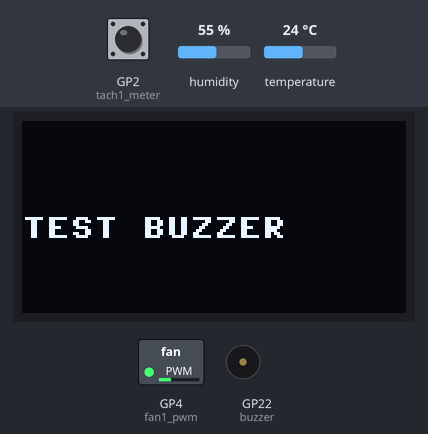
This program was run on a simulated Raspberry Pi Pico running MicroPython. Parts: 128×64 one-colour display, switched loads named in the program (green lamp = pin HIGH), buzzer (waves = sounding, pin HIGH). The test bench sets the inputs (shaded band); at power-on: GP2 (tach1_meter) HIGH, humidity 55 %, temperature 24 °C. What the program prints to the serial console is not drawn.

Above: at 1.1 s.
At 3.1 s:
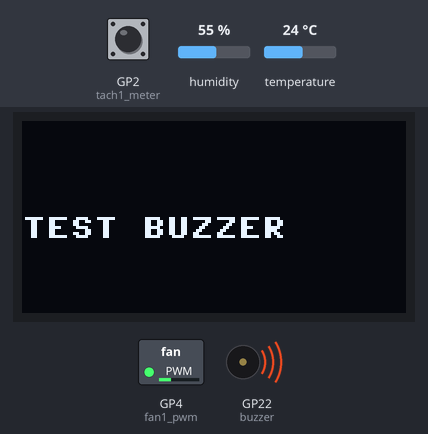
At 4.2 s:
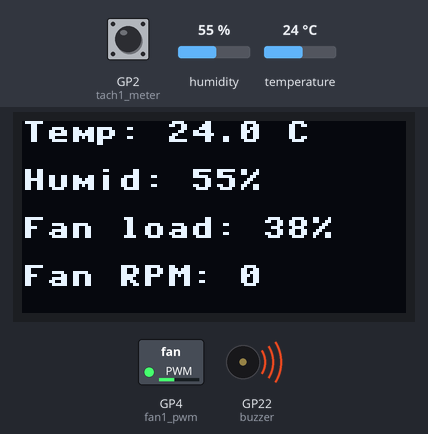
Timing chart, 0 to 5.7 s (numbered marks = the images above):
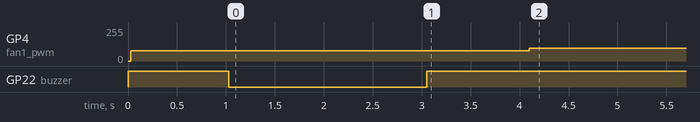

Measured:
- by itself, GP4 (fan1_pwm): 76/255 → 96/255 at 4.1 s
- what the display in image 0 shows lasts 3.0 s, from 1.1 s to 4.1 s

The program:

control.ventilador.py
```python
# import the require libraries
from machine import Pin, PWM, I2C
from utime import sleep
from dht import DHT22
from ssd1306 import SSD1306_I2C

# global variable
counter = 0

# constants
SAMPLING_TIME = 1 # ( in seconds )

# temp to pwm map
xtemp = [ 0, 20, 40, 60, 100]
ypwm  = [30, 30, 60,100, 100]

temp2pwm = [0.0] * 101

if((xtemp[0] != 0) or (xtemp[-1] != 100)):
    print("initial temp must be 0 and end temp must be 100")
    exit(1)

cnt = 0
for i in range( len(xtemp) -1 ):
    if(xtemp[i+1] <= xtemp[i]):
        print("temperatures should always increase in xtemp list")
        exit(1)
    if(ypwm[i] == ypwm[i+1]):
        pwmInc = 0
    elif(ypwm[i+1] > ypwm[i]):
        pwmInc = (ypwm[i+1]-ypwm[i])/(xtemp[i+1]-xtemp[i])
    else:
        print("Review the definition, pwm duty cycle should not decrease when temperature increases")
        exit(1)
    cnt = xtemp[i]
    temp2pwm[cnt] = ypwm[i]
    cnt += 1
    while(cnt < xtemp[i+1]):
        temp2pwm[cnt] = temp2pwm[cnt-1] + pwmInc
        #print ("temp:",cnt,"pwm:",temp2pwm[cnt])
        cnt += 1
temp2pwm[100] = ypwm[-1]

# print("{0:4} {1}".format("temp","pwm"))
# for itemp,vpwm in enumerate(temp2pwm):
#     print(f'{itemp} {vpwm:.2f}')

# pin declaration
buzzer = Pin(22, Pin.OUT)
buzzer.value(1) # 1->OFF , 0->ON
tempSensor = DHT22(Pin(15))
tach1_meter = Pin(2, Pin.IN, Pin.PULL_UP)
fan1_pwm = PWM(Pin(4))
fan1_pwm.freq(25000)

i2c=I2C(1,sda=Pin(26), scl=Pin(27), freq=400000)
oled = SSD1306_I2C(128, 64, i2c)

# choose starting PWM based on standard "room temperature" (18C)
targetPWM = temp2pwm[18]
fan1_pwm.duty_u16(int(targetPWM*65535/100))
sleep(SAMPLING_TIME)

# interrupt handler function
def tachometer(pin):# pin is default positional argument
    global counter
    counter += 1

# attach the interrupt to the tachometer Pin
tach1_meter.irq(trigger = Pin.IRQ_FALLING, handler = tachometer)

#test buzzer:
buzzer.value(0)
oled.text("TEST BUZZER", 0, 32)
oled.show()
sleep(2)
buzzer.value(1)

# main logic/ function of the program
while True:
    counter = 0
    sleep(SAMPLING_TIME)
    oled.fill(0)
    revolutions_per_minute = 60 * counter / (2 * SAMPLING_TIME)
    print("Duty Cycle (PWM): {:.2f}%".format(targetPWM),"counter:",counter,"RPM:", revolutions_per_minute)
    tempSensor.measure()
    temp = tempSensor.temperature()
    hum = tempSensor.humidity()
    print("Temperature: {}°C   Humidity: {:.0f}% ".format(temp, hum))
    oled.text("Temp: {} C".format(temp), 0, 0)
    oled.text("Humid: {:.0f}% ".format(hum), 0, 16)
    # int(temp)+1 equivalent to ceil(temp) for positive temp
    targetPWM = temp2pwm[int(temp)+1]
    print("New Duty Cycle (PWM): {:.2f}%".format(targetPWM))
    oled.text("Fan load: {:.0f}%".format(targetPWM), 0, 32)
    oled.text("Fan RPM: {:.0f}".format(revolutions_per_minute), 0, 48)
    oled.show()
    fan1_pwm.duty_u16(int(targetPWM*65535/100))
    sleep(30)
```
